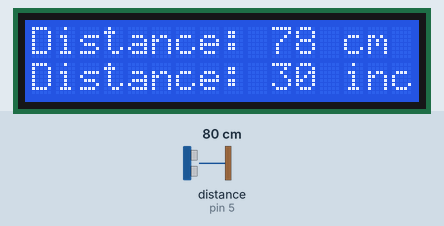
Recording of a sketch running on a simulated Arduino Uno, built with avr-gcc and run on an emulated ATmega328P. Parts: 16×2 character LCD. Wiring (inferred from the names in the program): ultrasonic range finder: trigger pin 6; echo pin 5. Inputs (shaded band) come from the test bench; at power-on: distance to the obstacle (sensor on pin 5) 80 cm. The echo pulse lasts 58.3 µs per cm.

Above: at 1.2 s.
1.3 s: distance to the obstacle (sensor on pin 5) set to 2 cm
At 2.1 s:
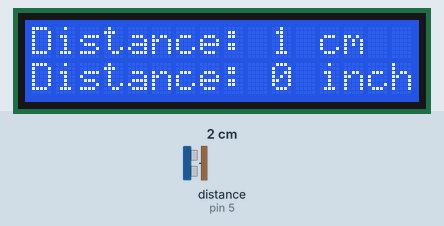
2.8 s: distance to the obstacle (sensor on pin 5) set to 4 cm
At 3.7 s:
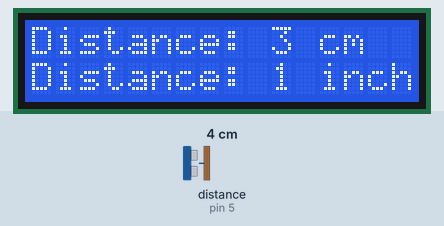
4.3 s: distance to the obstacle (sensor on pin 5) set to 9 cm
At 5.3 s:
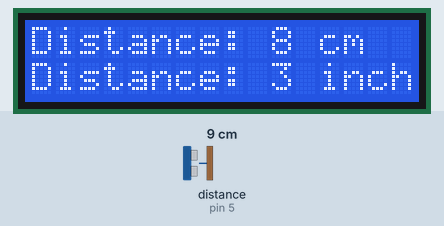
Timing chart, 0 to 7.3 s (numbered marks = the images above; inputs shaded):
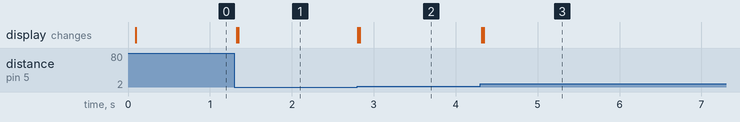

The sketch:

Ultrasonic_Sensor.ino
```cpp
/*
* Ultrasonic Sensor HC-SR04 and Arduino Tutorial
*
* Crated by Dejan Nedelkovski,
* www.HowToMechatronics.com
*
*/
#include <LiquidCrystal.h> // includes the LiquidCrystal Library
LiquidCrystal lcd(7, 8, 9, 10, 11 , 12);// Creates an LCD object. Parameters: (rs, enable, d4, d5, d6, d7)
const int trigPin = 6;
const int echoPin = 5;
long duration;
int distanceCm, distanceInch;
void setup() {
lcd.begin(16,2); // Initializes the interface to the LCD screen, and specifies the dimensions (width and height) of the display
pinMode(trigPin, OUTPUT);
pinMode(echoPin, INPUT);
}
void loop() {
digitalWrite(trigPin, LOW);
delayMicroseconds(2);
digitalWrite(trigPin, HIGH);
delayMicroseconds(10);
digitalWrite(trigPin, LOW);
duration = pulseIn(echoPin, HIGH);
distanceCm= duration*0.034/2;
distanceInch = duration*0.0133/2;
lcd.setCursor(0,0); // Sets the location at which subsequent text written to the LCD will be displayed
lcd.print("Distance: "); // Prints string "Distance" on the LCD
lcd.print(distanceCm); // Prints the distance value from the sensor
lcd.print(" cm");
if(distanceCm < 100){
  lcd.print(" ");
}
delay(10);
lcd.setCursor(0,1);
lcd.print("Distance: ");
lcd.print(distanceInch);
lcd.print(" inch");
delay(10);
}
```

Measured:
- after the input at 1.3 s, the display: first changes at once (image 1 shows a later state)
- after the input at 2.8 s, the display: first changes at once (image 2 shows a later state)
- after the input at 4.3 s, the display: first changes at once (image 3 shows a later state)
